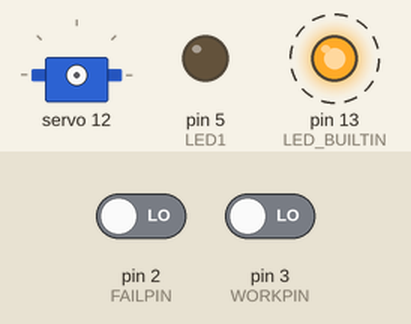
Recording of a sketch running on a simulated Arduino Uno, built with avr-gcc and run on an emulated ATmega328P. On the bench: servo, output pins drawn as LEDs (lit = HIGH). Dashed ring = blinking. Inputs (shaded band) come from the test bench; at power-on: pin 2 (FAILPIN) LOW, pin 3 (WORKPIN) LOW. What the sketch prints to the serial monitor is not drawn.

Above: at 4.8 s.
4.9 s: pin 2 (FAILPIN) driven HIGH
At 9.1 s:
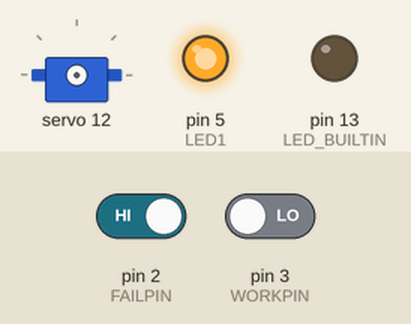
At 11.4 s:
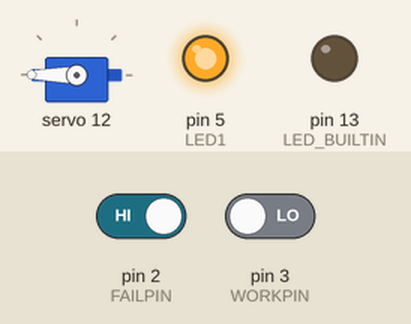
Timing chart, 0 to 26.5 s (numbered marks = the images above; inputs shaded):
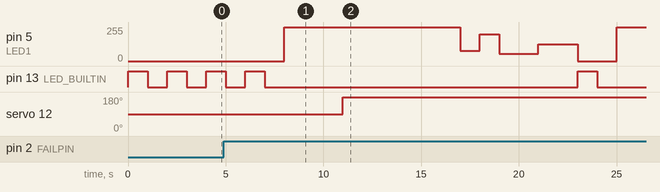

The sketch:

mauriceinvention.ino
```cpp
#include <Wire.h>
#include <Adafruit_PWMServoDriver.h>

#define FAILPIN 2
#define WORKPIN 3
#define DELAYTIME 1000
#define SERVODELAY 1000
#define SERVOMIN  2000 // this is the 'minimum' pulse length count (out of 4096)
#define SERVOMAX  4096 // this is the 'maximum' pulse length count (out of 4096)
#define LED1 5
#define SERVO1 12
#define FIRE1 4
#define PINWHEEL 8
#define PINWHEELMAX 4096
#define FIREMAX 4096

int failState = 0;
int workState = 0;
Adafruit_PWMServoDriver pwm = Adafruit_PWMServoDriver();


void setServoPulse(uint8_t n, double pulse) {
  double pulselength;

  pulselength = 1000000;   // 1,000,000 us per second
  pulselength /= 60;   // 60 Hz
  Serial.print(pulselength); Serial.println(" us per period");
  pulselength /= 4096;  // 12 bits of resolution
  Serial.print(pulselength); Serial.println(" us per bit");
  pulse *= 1000;
  pulse /= pulselength;
  Serial.println(pulse);
  pwm.setPWM(n, 0, pulse);
}

void setup() {
  // put your setup code here, to run once:
  pinMode(FAILPIN, INPUT);
  pinMode(WORKPIN, INPUT);
  pinMode(LED1, OUTPUT);
  pinMode(LED_BUILTIN, OUTPUT);
  Serial.begin(115200);
   pwm.begin();

  pwm.setPWMFreq(60);  // Analog servos run at ~60 Hz updates

  //powerup();
  Serial.println("running");
}

void servoMove() {
  Serial.print("Servo to SERVOMAX");
  pwm.setPWM(SERVO1, 0, SERVOMAX);
  delay(SERVODELAY);
  Serial.print("Servo to SERVOMIN");
  pwm.setPWM(SERVO1, 0, SERVOMIN);
}

void pinWheelOn(){
  Serial.print("PinWheel on");
  pwm.setPWM(PINWHEEL, 0, PINWHEELMAX);
}

void fireOn(){
  Serial.print("FirePot on");
  pwm.setPWM(FIRE1, 0, FIREMAX);
}

void pinWheelOff(){
  Serial.print("PinWheel off");
  pwm.setPWM(PINWHEEL, 0, 0);
}

void fireOff(){
  Serial.print("FirePot off");
  pwm.setPWM(FIRE1, 0, 0);
}

void ledOn(){
  Serial.print("LED on");
  analogWrite(LED1, 255);
}

void ledSet(int ledVal){
  Serial.print("LED to value");
  analogWrite(LED1, ledVal);
}

void ledOff(){
  Serial.print("LED off");
  analogWrite(LED1, 0);
}

void failure() {
  ledOn();

  delay(DELAYTIME);

  pinWheelOn();

  delay(DELAYTIME);

  servoMove();
  delay(SERVODELAY);
  servoMove();
  delay(SERVODELAY);
  servoMove();
  delay(SERVODELAY);
  servoMove();

  pinWheelOff();

  fireOn();

  ledSet(78);
  delay(SERVODELAY);
  ledSet(200);
  delay(SERVODELAY);
  ledSet(56);
  servoMove();
  delay(SERVODELAY);
  ledSet(125);
  servoMove();
  delay(SERVODELAY);
  ledOff();
  fireOff();
}

void success() {
  ledOn();

  delay(DELAYTIME);

  pinWheelOn();

  delay(DELAYTIME);
  delay(DELAYTIME);
  pinWheelOff();

  ledOff();
  delay(SERVODELAY);
  ledOn();
  delay(SERVODELAY);
  ledOff();
  delay(SERVODELAY);
  ledOn();
  delay(SERVODELAY);
  ledOff();
  delay(SERVODELAY);
  ledOn();
  delay(SERVODELAY);
  ledOff();
}

void loop() {
  // put your main code here, to run repeatedly:
  failState = digitalRead(FAILPIN);
  workState = digitalRead(WORKPIN);
  digitalWrite(LED_BUILTIN, HIGH);   // turn the LED on (HIGH is the voltage level)
  delay(SERVODELAY);                       // wait for a second
  digitalWrite(LED_BUILTIN, LOW);    // turn the LED off by making the voltage LOW
  delay(SERVODELAY);
  //failState=HIGH;
  if (failState == HIGH) {
    Serial.print("Fail");
    failure();
  }

  if (workState == HIGH) {
    Serial.print("Succeed");
    success();
  }
}
```

Measured:
- after the input at 4.9 s, pin 5 (LED1): 0/255 → 255/255 after 3.1 s, → 78/255 9.0 s later, → 200/255 1.0 s later, → 56/255 1.0 s later, … (7 changes in this stretch); servo 12: 90° → 180° after 6.1 s
